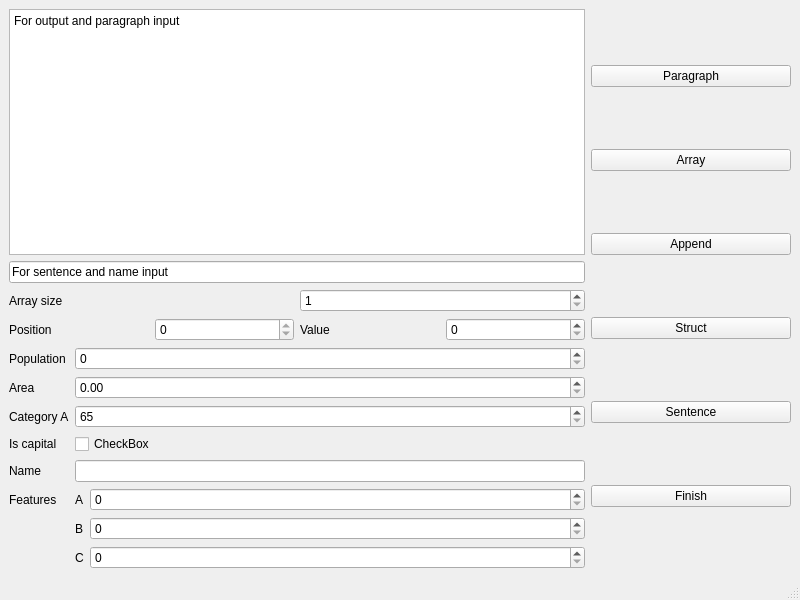
<?xml version="1.0" encoding="UTF-8"?>
<ui version="4.0">
 <class>MainWindow</class>
 <widget class="QMainWindow" name="MainWindow">
  <property name="geometry">
   <rect>
    <x>0</x>
    <y>0</y>
    <width>800</width>
    <height>600</height>
   </rect>
  </property>
  <property name="windowTitle">
   <string>MainWindow</string>
  </property>
  <widget class="QWidget" name="centralwidget">
   <layout class="QGridLayout" name="gridLayout_2">
    <item row="0" column="0">
     <layout class="QHBoxLayout" name="horizontalLayout_3">
      <item>
       <layout class="QGridLayout" name="gridLayout">
        <item row="5" column="0" colspan="2">
         <widget class="QLineEdit" name="lineEdit">
          <property name="text">
           <string>For sentence and name input</string>
          </property>
         </widget>
        </item>
        <item row="7" column="1">
         <layout class="QHBoxLayout" name="horizontalLayout">
          <item>
           <widget class="QLabel" name="label_4">
            <property name="text">
             <string>Value</string>
            </property>
           </widget>
          </item>
          <item>
           <widget class="QSpinBox" name="valueBox"/>
          </item>
         </layout>
        </item>
        <item row="0" column="0" colspan="2">
         <widget class="QTextEdit" name="textEdit">
          <property name="html">
           <string>&lt;!DOCTYPE HTML PUBLIC &quot;-//W3C//DTD HTML 4.0//EN&quot; &quot;http://www.w3.org/TR/REC-html40/strict.dtd&quot;&gt;
&lt;html&gt;&lt;head&gt;&lt;meta name=&quot;qrichtext&quot; content=&quot;1&quot; /&gt;&lt;meta charset=&quot;utf-8&quot; /&gt;&lt;style type=&quot;text/css&quot;&gt;
p, li { white-space: pre-wrap; }
hr { height: 1px; border-width: 0; }
li.unchecked::marker { content: &quot;\2610&quot;; }
li.checked::marker { content: &quot;\2612&quot;; }
&lt;/style&gt;&lt;/head&gt;&lt;body style=&quot; font-family:'Segoe UI'; font-size:9pt; font-weight:400; font-style:normal;&quot;&gt;
&lt;p style=&quot; margin-top:0px; margin-bottom:0px; margin-left:0px; margin-right:0px; -qt-block-indent:0; text-indent:0px;&quot;&gt;For output and paragraph input&lt;/p&gt;&lt;/body&gt;&lt;/html&gt;</string>
          </property>
         </widget>
        </item>
        <item row="7" column="0">
         <layout class="QHBoxLayout" name="horizontalLayout_2">
          <item>
           <widget class="QLabel" name="label_3">
            <property name="text">
             <string>Position</string>
            </property>
           </widget>
          </item>
          <item>
           <widget class="QSpinBox" name="posBox">
            <property name="maximum">
             <number>0</number>
            </property>
           </widget>
          </item>
         </layout>
        </item>
        <item row="6" column="0">
         <widget class="QLabel" name="label_2">
          <property name="text">
           <string>Array size</string>
          </property>
         </widget>
        </item>
        <item row="6" column="1">
         <widget class="QSpinBox" name="sizeBox">
          <property name="minimum">
           <number>1</number>
          </property>
         </widget>
        </item>
        <item row="8" column="0" colspan="2">
         <layout class="QFormLayout" name="formLayout_2">
          <item row="0" column="1">
           <widget class="QSpinBox" name="populationBox">
            <property name="maximum">
             <number>2147483647</number>
            </property>
           </widget>
          </item>
          <item row="1" column="0">
           <widget class="QLabel" name="label_7">
            <property name="text">
             <string>Area</string>
            </property>
           </widget>
          </item>
          <item row="1" column="1">
           <widget class="QDoubleSpinBox" name="areaDBox"/>
          </item>
          <item row="2" column="0">
           <widget class="QLabel" name="categotyLbl">
            <property name="text">
             <string>Category A</string>
            </property>
           </widget>
          </item>
          <item row="2" column="1">
           <widget class="QSpinBox" name="categoryBox">
            <property name="minimum">
             <number>65</number>
            </property>
            <property name="maximum">
             <number>90</number>
            </property>
           </widget>
          </item>
          <item row="3" column="0">
           <widget class="QLabel" name="label_8">
            <property name="text">
             <string>Is capital</string>
            </property>
           </widget>
          </item>
          <item row="3" column="1">
           <widget class="QCheckBox" name="checkBox">
            <property name="text">
             <string>CheckBox</string>
            </property>
           </widget>
          </item>
          <item row="4" column="0">
           <widget class="QLabel" name="label_9">
            <property name="text">
             <string>Name</string>
            </property>
           </widget>
          </item>
          <item row="4" column="1">
           <widget class="QLineEdit" name="nameLine">
            <property name="maxLength">
             <number>50</number>
            </property>
           </widget>
          </item>
          <item row="5" column="0">
           <widget class="QLabel" name="label_10">
            <property name="text">
             <string>Features</string>
            </property>
           </widget>
          </item>
          <item row="5" column="1">
           <layout class="QFormLayout" name="formLayout">
            <item row="0" column="0">
             <widget class="QLabel" name="label_11">
              <property name="text">
               <string>A</string>
              </property>
             </widget>
            </item>
            <item row="1" column="0">
             <widget class="QLabel" name="label_12">
              <property name="text">
               <string>B</string>
              </property>
             </widget>
            </item>
            <item row="2" column="0">
             <widget class="QLabel" name="label_13">
              <property name="text">
               <string>C</string>
              </property>
             </widget>
            </item>
            <item row="0" column="1">
             <widget class="QSpinBox" name="aBox"/>
            </item>
            <item row="1" column="1">
             <widget class="QSpinBox" name="bBox"/>
            </item>
            <item row="2" column="1">
             <widget class="QSpinBox" name="cBox"/>
            </item>
           </layout>
          </item>
          <item row="0" column="0">
           <widget class="QLabel" name="label_5">
            <property name="text">
             <string>Population</string>
            </property>
           </widget>
          </item>
         </layout>
        </item>
       </layout>
      </item>
      <item>
       <layout class="QVBoxLayout" name="verticalLayout">
        <item>
         <widget class="QPushButton" name="parargraphBtn">
          <property name="maximumSize">
           <size>
            <width>200</width>
            <height>16777215</height>
           </size>
          </property>
          <property name="text">
           <string>Paragraph</string>
          </property>
         </widget>
        </item>
        <item>
         <widget class="QPushButton" name="arrayBtn">
          <property name="maximumSize">
           <size>
            <width>200</width>
            <height>16777215</height>
           </size>
          </property>
          <property name="text">
           <string>Array</string>
          </property>
         </widget>
        </item>
        <item>
         <widget class="QPushButton" name="appendBtn">
          <property name="maximumSize">
           <size>
            <width>200</width>
            <height>16777215</height>
           </size>
          </property>
          <property name="text">
           <string>Append</string>
          </property>
         </widget>
        </item>
        <item>
         <widget class="QPushButton" name="structBtn">
          <property name="maximumSize">
           <size>
            <width>200</width>
            <height>16777215</height>
           </size>
          </property>
          <property name="text">
           <string>Struct</string>
          </property>
         </widget>
        </item>
        <item>
         <widget class="QPushButton" name="sentenceBtn">
          <property name="maximumSize">
           <size>
            <width>200</width>
            <height>16777215</height>
           </size>
          </property>
          <property name="text">
           <string>Sentence</string>
          </property>
         </widget>
        </item>
        <item>
         <widget class="QPushButton" name="finishBtn">
          <property name="maximumSize">
           <size>
            <width>200</width>
            <height>16777215</height>
           </size>
          </property>
          <property name="text">
           <string>Finish</string>
          </property>
         </widget>
        </item>
       </layout>
      </item>
     </layout>
    </item>
   </layout>
  </widget>
  <widget class="QMenuBar" name="menubar">
   <property name="geometry">
    <rect>
     <x>0</x>
     <y>0</y>
     <width>800</width>
     <height>26</height>
    </rect>
   </property>
  </widget>
  <widget class="QStatusBar" name="statusbar"/>
 </widget>
 <resources/>
 <connections/>
</ui>
